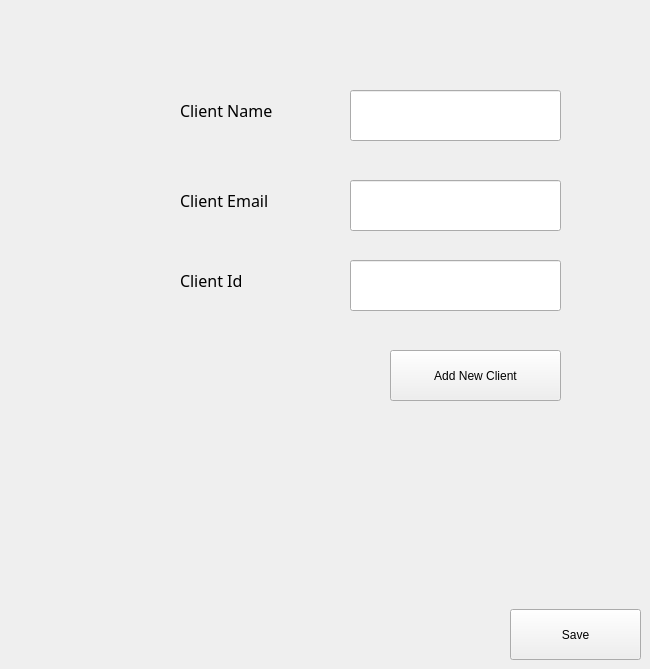
      <widget class="QWidget" name="tab_12">
       <attribute name="title">
        <string>Add Clients</string>
       </attribute>
       <widget class="QPushButton" name="pushButton_28">
        <property name="geometry">
         <rect>
          <x>510</x>
          <y>609</y>
          <width>131</width>
          <height>51</height>
         </rect>
        </property>
        <property name="text">
         <string>Save</string>
        </property>
       </widget>
       <widget class="QLabel" name="label_136">
        <property name="geometry">
         <rect>
          <x>180</x>
          <y>260</y>
          <width>141</width>
          <height>41</height>
         </rect>
        </property>
        <property name="font">
         <font>
          <family>Sans Serif</family>
          <pointsize>12</pointsize>
         </font>
        </property>
        <property name="text">
         <string>Client Id</string>
        </property>
       </widget>
       <widget class="QLineEdit" name="lineEdit_87">
        <property name="geometry">
         <rect>
          <x>350</x>
          <y>260</y>
          <width>211</width>
          <height>51</height>
         </rect>
        </property>
        <property name="text">
         <string/>
        </property>
       </widget>
       <widget class="QPushButton" name="pushButton_85">
        <property name="geometry">
         <rect>
          <x>390</x>
          <y>350</y>
          <width>171</width>
          <height>51</height>
         </rect>
        </property>
        <property name="text">
         <string>Add New Client</string>
        </property>
       </widget>
       <widget class="QLabel" name="label_137">
        <property name="geometry">
         <rect>
          <x>180</x>
          <y>180</y>
          <width>141</width>
          <height>41</height>
         </rect>
        </property>
        <property name="font">
         <font>
          <family>Sans Serif</family>
          <pointsize>12</pointsize>
         </font>
        </property>
        <property name="text">
         <string>Client Email</string>
        </property>
       </widget>
       <widget class="QLineEdit" name="lineEdit_88">
        <property name="geometry">
         <rect>
          <x>350</x>
          <y>180</y>
          <width>211</width>
          <height>51</height>
         </rect>
        </property>
        <property name="text">
         <string/>
        </property>
       </widget>
       <widget class="QLabel" name="label_138">
        <property name="geometry">
         <rect>
          <x>180</x>
          <y>90</y>
          <width>141</width>
          <height>41</height>
         </rect>
        </property>
        <property name="font">
         <font>
          <family>Sans Serif</family>
          <pointsize>12</pointsize>
         </font>
        </property>
        <property name="text">
         <string>Client Name</string>
        </property>
       </widget>
       <widget class="QLineEdit" name="lineEdit_89">
        <property name="geometry">
         <rect>
          <x>350</x>
          <y>90</y>
          <width>211</width>
          <height>51</height>
         </rect>
        </property>
        <property name="text">
         <string/>
        </property>
       </widget>
      </widget>
